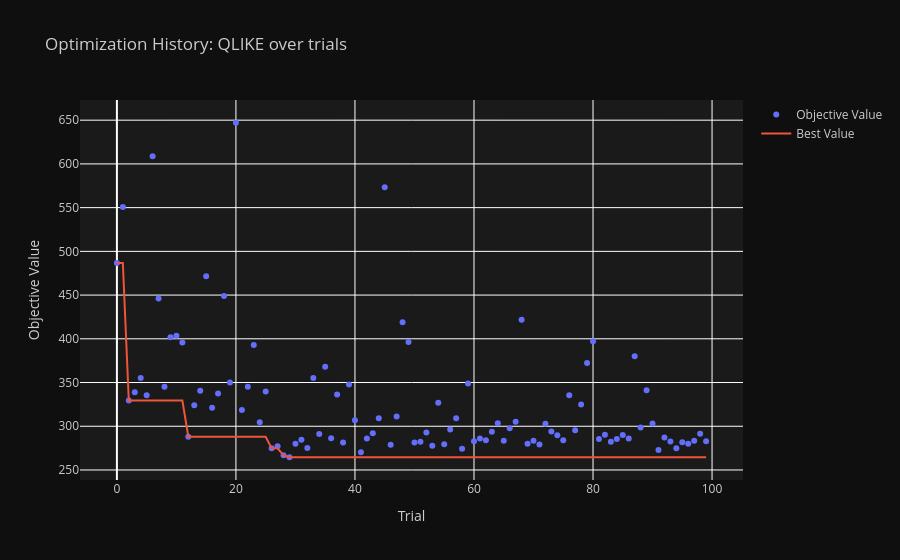
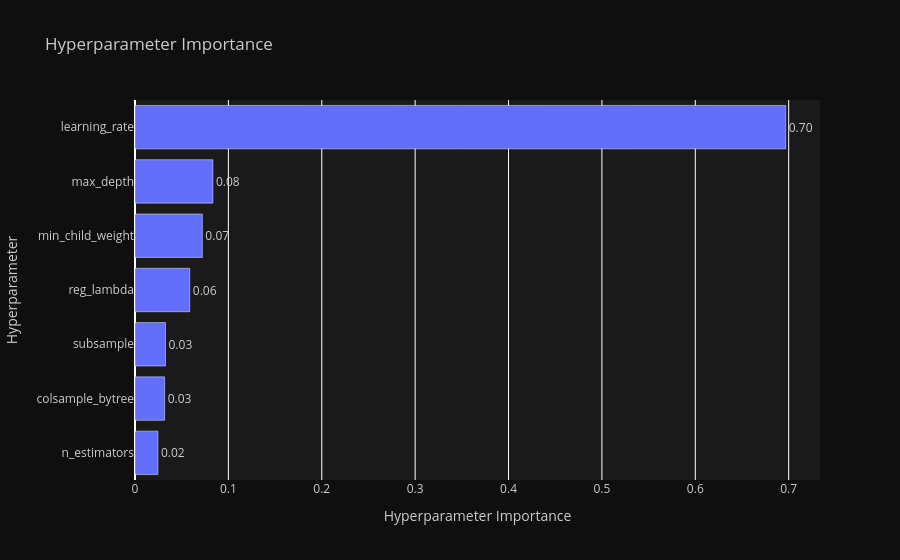
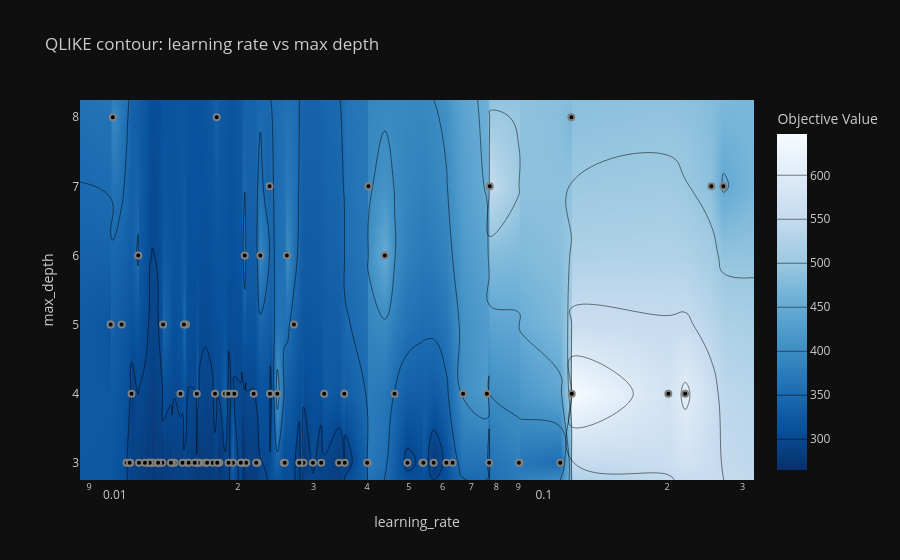
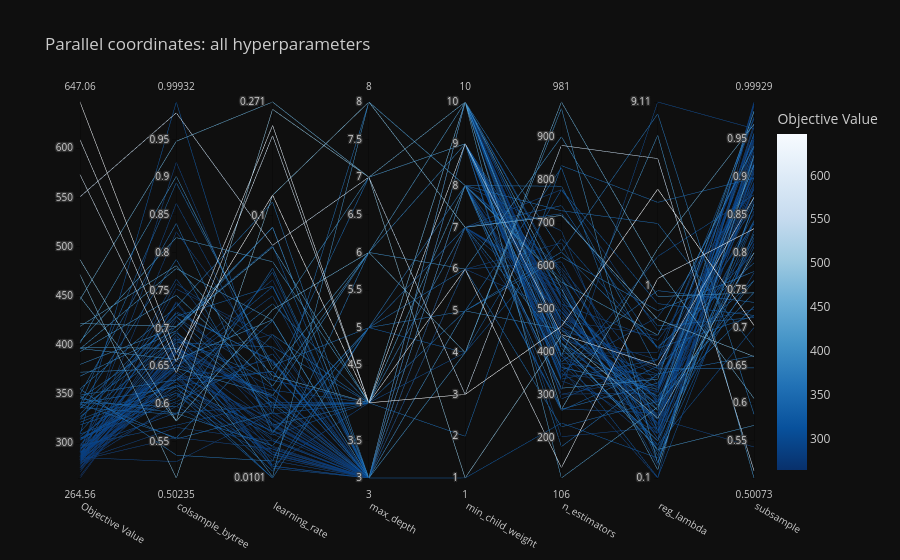

Source (notebook cell) for these figures, in order:
### Markdown cell above
### Walk-forward cross-validation

We use `TimeSeriesSplit` with 5 folds on the training set.
Each fold expands the training window and validates on the next period.
We minimize **QLIKE** on the validation folds rather than RMSE, since
QLIKE is the theoretically correct loss function for volatility models.

### Hyperparameter tuning strategies

There are several approaches to hyperparameter search, ranging from
brute force to fully automated:

**Grid search**: exhaustive search over a predefined grid of values.
Simple and fully reproducible but scales exponentially: doubling the
values per parameter squares the number of combinations. Practical
only for 2-3 parameters with few values each.

**Random search**: sample parameter combinations randomly from a defined
distribution. Surprisingly effective: for high-dimensional spaces,
random search finds good solutions faster than grid search because it
explores more of the space rather than repeating values along one axis.

**Bayesian optimization** (Optuna, Hyperopt, BoTorch): builds a
probabilistic model of the objective function and uses it to decide
where to sample next. Much more efficient than random search: it
concentrates trials in promising regions. The standard choice for
production ML pipelines.

**Gradient-based optimization** (Ray Tune with PBT): Population Based
Training mutates hyperparameters during training rather than fixing them
upfront. More complex but can adapt to non-stationary objectives.

**AutoML** (FLAML, auto-sklearn): searches over both model architecture
and hyperparameters simultaneously, testing multiple model families
(not just XGBoost) and selecting the best automatically.

In this notebook we use **Optuna** as the default since it is the best
balance of efficiency, interpretability (built-in visualizations), and
ease of use. The basic grid search is shown afterward for reference.

### Code cell
import optuna
optuna.logging.set_verbosity(optuna.logging.WARNING)

def cross_val_qlike(params, X_train, y_train, n_splits=5):
    """Walk-forward cross-validation with QLIKE loss."""
    tscv   = TimeSeriesSplit(n_splits=n_splits)
    qlikes = []
    for fold_tr, fold_val in tscv.split(X_train):
        model = xgb.XGBRegressor(
            **params, objective='reg:squarederror',
            verbosity=0, random_state=42
        )
        model.fit(X_train[fold_tr], y_train[fold_tr], verbose=False)
        qlikes.append(qlike(y_train[fold_val], model.predict(X_train[fold_val])))
    return np.mean(qlikes)

def objective(trial):
    params = {
        'n_estimators'    : trial.suggest_int('n_estimators', 100, 1000),
        'learning_rate'   : trial.suggest_float('learning_rate', 0.01, 0.3, log=True),
        'max_depth'       : trial.suggest_int('max_depth', 3, 8),
        'subsample'       : trial.suggest_float('subsample', 0.5, 1.0),
        'colsample_bytree': trial.suggest_float('colsample_bytree', 0.5, 1.0),
        'reg_lambda'      : trial.suggest_float('reg_lambda', 0.1, 10.0, log=True),
        'min_child_weight': trial.suggest_int('min_child_weight', 1, 10),
    }
    return cross_val_qlike(params, X_train, y_train)

# Run Optuna study
study = optuna.create_study(
    direction='minimize',
    sampler=optuna.samplers.TPESampler(seed=42),      # Bayesian TPE sampler
    pruner=optuna.pruners.MedianPruner(n_warmup_steps=10)  # prune bad trials early
)

study.optimize(objective, n_trials=100, show_progress_bar=True)

best_params = study.best_params
best_qlike  = study.best_value

print(f'\nBest QLIKE (Optuna): {best_qlike:.6f}')
print('Best parameters:')
for k, v in best_params.items():
    print(f'  {k:25s}: {v}')

# Optuna visualizations
print('\nGenerating Optuna visualizations...')

fig1 = optuna.visualization.plot_optimization_history(study)
fig1.update_layout(
    title='Optimization History: QLIKE over trials',
    paper_bgcolor='#0f0f0f', plot_bgcolor='#1a1a1a',
    font_color='#cccccc'
)
fig1.show()

fig2 = optuna.visualization.plot_param_importances(study)
fig2.update_layout(
    title='Hyperparameter Importance',
    paper_bgcolor='#0f0f0f', plot_bgcolor='#1a1a1a',
    font_color='#cccccc'
)
fig2.show()

fig3 = optuna.visualization.plot_contour(
    study, params=['learning_rate', 'max_depth'])
fig3.update_layout(
    title='QLIKE contour: learning rate vs max depth',
    paper_bgcolor='#0f0f0f', plot_bgcolor='#1a1a1a',
    font_color='#cccccc'
)
fig3.show()

fig4 = optuna.visualization.plot_parallel_coordinate(study)
fig4.update_layout(
    title='Parallel coordinates: all hyperparameters',
    paper_bgcolor='#0f0f0f', plot_bgcolor='#1a1a1a',
    font_color='#cccccc'
)
fig4.show()

# Summary of top trials
trials_df = study.trials_dataframe().sort_values('value').head(10)
print('\nTop 10 trials:')
print(trials_df[['number', 'value'] + 
      [c for c in trials_df.columns if 'params_' in c]].to_string(index=False))

# for later use in the horse race
best_params_optuna = study.best_params.copy()

### Figure 1 — Plotly figure (JSON) as saved in the notebook; plotly's stock layout.template omitted (floating-point values rounded to 4 significant figures)
{"data": [{"mode": "markers", "name": "Objective Value", "type": "scatter", "x": [0, 1, 2, 3, 4, 5, 6, 7, 8, 9, 10, 11, 12, 13, 14, 15, 16, 17, 18, 19, 20, 21, 22, 23, 24, 25, 26, 27, 28, 29, 30, 31, 32, 33, 34, 35, 36, 37, 38, 39, 40, 41, 42, 43, 44, 45, 46, 47, 48, 49, 50, 51, 52, 53, 54, 55, 56, 57, 58, 59, 60, 61, 62, 63, 64, 65, 66, 67, 68, 69, 70, 71, 72, 73, 74, 75, 76, 77, 78, 79, 80, 81, 82, 83, 84, 85, 86, 87, 88, 89, 90, 91, 92, 93, 94, 95, 96, 97, 98, 99], "y": [486.7, 550.6, 329.4, 338.8, 355.1, 335.6, 608.6, 446.0, 345.2, 401.8, 403.6, 395.9, 288.1, 324.1, 340.7, 471.4, 321.3, 337.4, 449.0, 349.9, 647.1, 318.6, 345.3, 393.0, 304.7, 339.8, 274.8, 277.2, 266.7, 264.6, 280.0, 284.7, 275.2, 355.1, 291.0, 368.1, 286.3, 336.2, 281.5, 347.7, 306.9, 270.4, 285.9, 292.1, 309.1, 573.3, 278.7, 311.1, 418.9, 396.3, 281.3, 282.2, 292.8, 277.6, 326.9, 279.5, 296.2, 309.2, 274.4, 348.9, 283.0, 285.9, 284.0, 293.9, 303.3, 283.5, 297.7, 305.3, 421.9, 280.1, 283.5, 279.0, 302.9, 293.9, 289.7, 283.9, 335.4, 295.4, 324.9, 372.2, 397.3, 285.4, 290.2, 282.3, 285.5, 290.0, 286.0, 380.1, 298.7, 341.3, 303.1, 272.7, 287.2, 282.7, 274.9, 281.7, 280.0, 283.5, 291.4, 283.0]}, {"mode": "lines", "name": "Best Value", "type": "scatter", "x": [0, 1, 2, 3, 4, 5, 6, 7, 8, 9, 10, 11, 12, 13, 14, 15, 16, 17, 18, 19, 20, 21, 22, 23, 24, 25, 26, 27, 28, 29, 30, 31, 32, 33, 34, 35, 36, 37, 38, 39, 40, 41, 42, 43, 44, 45, 46, 47, 48, 49, 50, 51, 52, 53, 54, 55, 56, 57, 58, 59, 60, 61, 62, 63, 64, 65, 66, 67, 68, 69, 70, 71, 72, 73, 74, 75, 76, 77, 78, 79, 80, 81, 82, 83, 84, 85, 86, 87, 88, 89, 90, 91, 92, 93, 94, 95, 96, 97, 98, 99], "y": [486.7, 486.7, 329.4, 329.4, 329.4, 329.4, 329.4, 329.4, 329.4, 329.4, 329.4, 329.4, 288.1, 288.1, 288.1, 288.1, 288.1, 288.1, 288.1, 288.1, 288.1, 288.1, 288.1, 288.1, 288.1, 288.1, 274.8, 274.8, 266.7, 264.6, 264.6, 264.6, 264.6, 264.6, 264.6, 264.6, 264.6, 264.6, 264.6, 264.6, 264.6, 264.6, 264.6, 264.6, 264.6, 264.6, 264.6, 264.6, 264.6, 264.6, 264.6, 264.6, 264.6, 264.6, 264.6, 264.6, 264.6, 264.6, 264.6, 264.6, 264.6, 264.6, 264.6, 264.6, 264.6, 264.6, 264.6, 264.6, 264.6, 264.6, 264.6, 264.6, 264.6, 264.6, 264.6, 264.6, 264.6, 264.6, 264.6, 264.6, 264.6, 264.6, 264.6, 264.6, 264.6, 264.6, 264.6, 264.6, 264.6, 264.6, 264.6, 264.6, 264.6, 264.6, 264.6, 264.6, 264.6, 264.6, 264.6, 264.6]}, {"marker": {"color": "#cccccc"}, "mode": "markers", "name": "Infeasible Trial", "showlegend": false, "type": "scatter", "x": [], "y": []}], "layout": {"font": {"color": "#cccccc"}, "paper_bgcolor": "#0f0f0f", "plot_bgcolor": "#1a1a1a", "title": {"text": "Optimization History: QLIKE over trials"}, "xaxis": {"title": {"text": "Trial"}}, "yaxis": {"title": {"text": "Objective Value"}}}}

### Figure 2 — Plotly figure (JSON) as saved in the notebook; plotly's stock layout.template omitted (floating-point values rounded to 4 significant figures)
{"data": [{"cliponaxis": false, "hovertemplate": ["n_estimators (IntDistribution): 0.024501918312998645<extra></extra>", "colsample_bytree (FloatDistribution): 0.031732890701416765<extra></extra>", "subsample (FloatDistribution): 0.032660978968746646<extra></extra>", "reg_lambda (FloatDistribution): 0.0586601178608055<extra></extra>", "min_child_weight (IntDistribution): 0.0721426441770652<extra></extra>", "max_depth (IntDistribution): 0.08344219936682566<extra></extra>", "learning_rate (FloatDistribution): 0.6968592506121417<extra></extra>"], "name": "Objective Value", "orientation": "h", "text": ["0.02", "0.03", "0.03", "0.06", "0.07", "0.08", "0.70"], "textposition": "outside", "type": "bar", "x": [0.0245, 0.03173, 0.03266, 0.05866, 0.07214, 0.08344, 0.6969], "y": ["n_estimators", "colsample_bytree", "subsample", "reg_lambda", "min_child_weight", "max_depth", "learning_rate"]}], "layout": {"font": {"color": "#cccccc"}, "paper_bgcolor": "#0f0f0f", "plot_bgcolor": "#1a1a1a", "title": {"text": "Hyperparameter Importance"}, "xaxis": {"title": {"text": "Hyperparameter Importance"}}, "yaxis": {"title": {"text": "Hyperparameter"}}}}

### Figure 3 — Plotly figure (JSON) as saved in the notebook; plotly's stock layout.template omitted (floating-point values rounded to 4 significant figures; data arrays with more than 128 entries replaced by an {"elided": "..."} marker saying what was removed)
{"data": [{"colorbar": {"title": {"text": "Objective Value"}}, "colorscale": [[0, "rgb(247,251,255)"], [0.125, "rgb(222,235,247)"], [0.25, "rgb(198,219,239)"], [0.375, "rgb(158,202,225)"], [0.5, "rgb(107,174,214)"], [0.625, "rgb(66,146,198)"], [0.75, "rgb(33,113,181)"], [0.875, "rgb(8,81,156)"], [1, "rgb(8,48,107)"]], "connectgaps": true, "contours": {"coloring": "heatmap"}, "hoverinfo": "none", "line": {"smoothing": 1.3}, "reversescale": true, "type": "contour", "x": [0.008569, 0.0101, 0.0101, 0.01022, 0.01072, 0.011, 0.01119, 0.01122, 0.0113, 0.01171, 0.01176, 0.01214, 0.01237, 0.01244, 0.01246, 0.01264, 0.01272, 0.01299, 0.01303, 0.0132, 0.01333, 0.01338, 0.01396, 0.01403, 0.01422, 0.01469, 0.01485, 0.01496, 0.01514, 0.01524, 0.01535, 0.01586, 0.016, 0.01604, 0.01614, 0.01629, 0.01678, 0.01695, 0.01745, 0.01768, 0.01784, 0.0179, 0.01809, 0.01866, 0.01899, 0.01902, 0.01917, 0.01948, 0.01961, 0.0203, 0.0204, 0.02046, 0.02075, 0.02088, 0.0209, 0.02176, 0.02206, 0.0222, 0.02256, 0.0237, 0.02375, 0.02379, 0.0247, 0.02557, 0.02572, 0.026, 0.02701, 0.0278, 0.02788, 0.02818, 0.02844, 0.0299, 0.03126, 0.03177, 0.03441, 0.03538, 0.03547, 0.04, 0.04016, 0.04028, 0.04398, 0.04634, 0.04967, 0.05379, 0.0541, 0.05716, 0.06119, 0.06327, 0.06691, 0.07605, 0.07698, 0.07725, 0.09031, 0.09062, 0.1127, 0.1197, 0.1199, 0.2014, 0.2204, 0.2537, 0.2705, 0.3189], "y": [2.75, 3, 4, 5, 6, 7, 8, 8.25], "z": {"elided": "8x102 float values"}}, {"marker": {"color": "black", "line": {"color": "Gray", "width": 2}}, "mode": "markers", "name": "Feasible Trial", "showlegend": false, "type": "scatter", "x": [0.2537, 0.07725, 0.01866, 0.02701, 0.01171, 0.02818, 0.2204, 0.2705, 0.01948, 0.026, 0.06691, 0.04016, 0.0113, 0.01072, 0.0101, 0.1197, 0.01514, 0.01604, 0.04398, 0.01496, 0.1199, 0.0101, 0.01338, 0.02256, 0.01469, 0.03538, 0.01264, 0.0204, 0.02088, 0.02046, 0.03441, 0.0209, 0.05716, 0.1127, 0.04967, 0.09062, 0.03126, 0.06327, 0.02379, 0.01784, 0.05379, 0.01809, 0.0132, 0.02788, 0.01768, 0.2014, 0.01272, 0.07698, 0.0247, 0.04028, 0.01745, 0.0222, 0.0203, 0.01244, 0.03177, 0.016, 0.01917, 0.06119, 0.02844, 0.04634, 0.0278, 0.01422, 0.01629, 0.01122, 0.02557, 0.02206, 0.01961, 0.0299, 0.07605, 0.03547, 0.01678, 0.01237, 0.011, 0.01403, 0.01246, 0.01524, 0.0237, 0.01899, 0.0541, 0.02075, 0.01022, 0.01214, 0.01299, 0.01396, 0.0179, 0.01535, 0.01119, 0.09031, 0.02176, 0.04, 0.02572, 0.01333, 0.01176, 0.01303, 0.01614, 0.01695, 0.01902, 0.01485, 0.02375, 0.01586], "y": [7, 7, 4, 5, 6, 3, 4, 7, 3, 6, 4, 3, 4, 5, 5, 8, 5, 4, 6, 5, 4, 5, 5, 6, 4, 4, 3, 3, 3, 3, 3, 3, 3, 3, 3, 3, 3, 3, 4, 8, 3, 3, 3, 3, 4, 4, 3, 3, 4, 7, 3, 3, 3, 3, 4, 3, 4, 3, 3, 4, 3, 3, 3, 3, 3, 3, 4, 3, 4, 3, 3, 3, 3, 3, 3, 3, 7, 4, 3, 6, 8, 3, 3, 3, 3, 3, 3, 3, 4, 3, 3, 3, 3, 3, 3, 3, 3, 3, 4, 3]}, {"marker": {"color": "#cccccc", "line": {"color": "Gray", "width": 2}}, "mode": "markers", "name": "Infeasible Trial", "showlegend": false, "type": "scatter", "x": [], "y": []}], "layout": {"font": {"color": "#cccccc"}, "paper_bgcolor": "#0f0f0f", "plot_bgcolor": "#1a1a1a", "title": {"text": "QLIKE contour: learning rate vs max depth"}, "xaxis": {"range": [-2.067, -0.4964], "title": {"text": "learning_rate"}, "type": "log"}, "yaxis": {"range": [2.75, 8.25], "title": {"text": "max_depth"}}}}

### Figure 4 — Plotly figure (JSON) as saved in the notebook; plotly's stock layout.template omitted (floating-point values rounded to 4 significant figures)
{"data": [{"dimensions": [{"label": "Objective Value", "range": [264.6, 647.1], "values": [486.7, 550.6, 329.4, 338.8, 355.1, 335.6, 608.6, 446.0, 345.2, 401.8, 403.6, 395.9, 288.1, 324.1, 340.7, 471.4, 321.3, 337.4, 449.0, 349.9, 647.1, 318.6, 345.3, 393.0, 304.7, 339.8, 274.8, 277.2, 266.7, 264.6, 280.0, 284.7, 275.2, 355.1, 291.0, 368.1, 286.3, 336.2, 281.5, 347.7, 306.9, 270.4, 285.9, 292.1, 309.1, 573.3, 278.7, 311.1, 418.9, 396.3, 281.3, 282.2, 292.8, 277.6, 326.9, 279.5, 296.2, 309.2, 274.4, 348.9, 283.0, 285.9, 284.0, 293.9, 303.3, 283.5, 297.7, 305.3, 421.9, 280.1, 283.5, 279.0, 302.9, 293.9, 289.7, 283.9, 335.4, 295.4, 324.9, 372.2, 397.3, 285.4, 290.2, 282.3, 285.5, 290.0, 286.0, 380.1, 298.7, 341.3, 303.1, 272.7, 287.2, 282.7, 274.9, 281.7, 280.0, 283.5, 291.4, 283.0]}, {"label": "colsample_bytree", "range": [0.5023, 0.9993], "values": [0.578, 0.985, 0.716, 0.8926, 0.5325, 0.7201, 0.6559, 0.9474, 0.6943, 0.9011, 0.82, 0.7793, 0.6974, 0.6292, 0.6223, 0.5023, 0.6249, 0.7913, 0.5775, 0.8389, 0.6672, 0.6147, 0.5877, 0.7438, 0.6183, 0.5555, 0.6766, 0.6737, 0.6667, 0.673, 0.7521, 0.6741, 0.6571, 0.7286, 0.6483, 0.697, 0.7594, 0.5862, 0.7151, 0.5538, 0.649, 0.6861, 0.6811, 0.7223, 0.9993, 0.6412, 0.6014, 0.7034, 0.7829, 0.6589, 0.7354, 0.6891, 0.6699, 0.6423, 0.6812, 0.7106, 0.7654, 0.6073, 0.6336, 0.632, 0.8278, 0.6572, 0.6669, 0.6918, 0.6318, 0.9197, 0.5721, 0.6032, 0.7023, 0.6595, 0.7336, 0.6359, 0.6786, 0.6462, 0.6121, 0.6242, 0.6865, 0.5886, 0.7161, 0.6474, 0.6739, 0.597, 0.6153, 0.5693, 0.5239, 0.6605, 0.6391, 0.7018, 0.6517, 0.5965, 0.6234, 0.6331, 0.6688, 0.5559, 0.6414, 0.638, 0.6844, 0.6667, 0.8655, 0.6528]}, {"label": "learning_rate", "range": [-1.996, -0.5678], "ticktext": ["0.0101", "0.1", "0.271"], "tickvals": [-1.996, -1, -0.5678], "values": [-0.5957, -1.112, -1.729, -1.568, -1.931, -1.55, -0.6568, -0.5678, -1.711, -1.585, -1.175, -1.396, -1.947, -1.97, -1.996, -0.9219, -1.82, -1.795, -1.357, -1.825, -0.9211, -1.996, -1.873, -1.647, -1.833, -1.451, -1.898, -1.69, -1.68, -1.689, -1.463, -1.68, -1.243, -0.9479, -1.304, -1.043, -1.505, -1.199, -1.624, -1.749, -1.269, -1.743, -1.88, -1.555, -1.752, -0.696, -1.895, -1.114, -1.607, -1.395, -1.758, -1.654, -1.692, -1.905, -1.498, -1.796, -1.717, -1.213, -1.546, -1.334, -1.556, -1.847, -1.788, -1.95, -1.592, -1.656, -1.708, -1.524, -1.119, -1.45, -1.775, -1.908, -1.959, -1.853, -1.905, -1.817, -1.625, -1.721, -1.267, -1.683, -1.991, -1.916, -1.886, -1.855, -1.747, -1.814, -1.951, -1.044, -1.662, -1.398, -1.59, -1.875, -1.93, -1.885, -1.792, -1.771, -1.721, -1.828, -1.624, -1.8]}, {"label": "max_depth", "range": [3, 8], "values": [7, 7, 4, 5, 6, 3, 4, 7, 3, 6, 4, 3, 4, 5, 5, 8, 5, 4, 6, 5, 4, 5, 5, 6, 4, 4, 3, 3, 3, 3, 3, 3, 3, 3, 3, 3, 3, 3, 4, 8, 3, 3, 3, 3, 4, 4, 3, 3, 4, 7, 3, 3, 3, 3, 4, 3, 4, 3, 3, 4, 3, 3, 3, 3, 3, 3, 4, 3, 4, 3, 3, 3, 3, 3, 3, 3, 7, 4, 3, 6, 8, 3, 3, 3, 3, 3, 3, 3, 4, 3, 3, 3, 3, 3, 3, 3, 3, 3, 4, 3]}, {"label": "min_child_weight", "range": [1, 10], "values": [1, 3, 7, 6, 10, 5, 6, 10, 9, 10, 8, 4, 7, 7, 8, 7, 4, 2, 4, 5, 3, 7, 8, 6, 4, 5, 7, 9, 9, 9, 9, 9, 9, 8, 9, 10, 8, 10, 9, 8, 10, 9, 9, 8, 10, 9, 7, 1, 10, 9, 6, 9, 8, 10, 9, 7, 8, 9, 8, 7, 8, 9, 8, 9, 10, 8, 7, 9, 10, 8, 9, 10, 10, 6, 9, 10, 9, 10, 8, 9, 8, 7, 7, 6, 8, 7, 9, 5, 10, 9, 8, 10, 10, 10, 9, 9, 9, 9, 10, 9]}, {"label": "n_estimators", "range": [106, 981], "values": [437, 880, 263, 225, 633, 828, 130, 266, 179, 421, 562, 966, 777, 721, 728, 717, 777, 833, 981, 620, 459, 740, 785, 900, 663, 632, 534, 507, 365, 385, 359, 492, 350, 363, 332, 408, 301, 574, 202, 266, 393, 502, 459, 311, 526, 440, 559, 234, 106, 390, 493, 507, 595, 455, 534, 371, 681, 336, 432, 418, 301, 484, 589, 431, 522, 475, 267, 340, 547, 395, 439, 463, 373, 609, 511, 448, 419, 355, 569, 475, 315, 553, 494, 653, 397, 544, 512, 452, 290, 376, 416, 468, 581, 501, 434, 348, 472, 449, 431, 389]}, {"label": "reg_lambda", "range": [-0.9995, 0.9597], "ticktext": ["0.1", "1", "9.11"], "tickvals": [-0.9995, 0, 0.9597], "values": [-0.688, 0.6649, -0.4175, -0.6007, 0.8978, -0.7559, 0.04014, 0.1958, -0.4573, -0.8509, -0.2552, -0.9221, -0.2314, -0.2068, 0.3268, -0.1732, -0.09088, 0.4367, 0.08875, -0.1278, 0.5056, -0.3233, -0.4313, -0.05447, -0.3247, -0.3165, -0.6045, -0.6863, -0.5515, -0.6053, -0.9995, -0.6258, -0.7685, -0.5376, -0.674, -0.8056, -0.5566, -0.882, -0.734, -0.5042, -0.9968, -0.6865, -0.7159, 0.9597, -0.5922, -0.4132, -0.7963, -0.8956, -0.6302, 0.7864, -0.7917, -0.7135, -0.5122, -0.4283, -0.6477, -0.832, -0.918, -0.3812, -0.7494, -0.5729, -0.473, -0.7318, -0.69, -0.7677, -0.8524, -0.5975, -0.6611, 0.1552, -0.9567, -0.344, -0.5298, -0.4298, -0.4647, -0.7668, -0.2826, -0.58, -0.6939, -0.1603, -0.863, -0.6201, -0.4851, -0.7967, -0.6738, -0.7489, -0.8065, -0.9337, -0.5498, -0.6467, -0.383, -0.02315, -0.8259, -0.4438, -0.6114, -0.7221, -0.5278, -0.5189, -0.2575, -0.3835, -0.4594, -0.5508]}, {"label": "subsample", "range": [0.5007, 0.9993], "values": [0.7993, 0.5103, 0.7624, 0.728, 0.5853, 0.8421, 0.8313, 0.9697, 0.6627, 0.5705, 0.9408, 0.8635, 0.7246, 0.7134, 0.674, 0.6618, 0.7163, 0.8983, 0.6063, 0.7745, 0.7031, 0.7158, 0.6468, 0.7464, 0.7985, 0.7859, 0.8106, 0.8871, 0.9299, 0.9113, 0.9947, 0.9041, 0.9102, 0.9152, 0.9386, 0.8242, 0.9444, 0.8644, 0.9699, 0.8717, 0.8287, 0.8844, 0.9277, 0.964, 0.842, 0.873, 0.9965, 0.8074, 0.9159, 0.5007, 0.8843, 0.8925, 0.851, 0.9542, 0.9282, 0.8891, 0.9134, 0.9791, 0.8119, 0.7468, 0.8156, 0.8546, 0.5418, 0.7728, 0.8396, 0.7935, 0.9068, 0.8763, 0.9285, 0.9492, 0.8982, 0.9564, 0.9772, 0.941, 0.8581, 0.9193, 0.9577, 0.883, 0.8196, 0.7627, 0.9862, 0.9993, 0.9335, 0.9697, 0.9007, 0.9499, 0.8677, 0.9874, 0.8375, 0.7336, 0.7003, 0.9546, 0.9237, 0.9654, 0.9472, 0.9064, 0.9391, 0.8909, 0.9171, 0.9526]}], "labelangle": 30, "labelside": "bottom", "line": {"color": [486.7, 550.6, 329.4, 338.8, 355.1, 335.6, 608.6, 446.0, 345.2, 401.8, 403.6, 395.9, 288.1, 324.1, 340.7, 471.4, 321.3, 337.4, 449.0, 349.9, 647.1, 318.6, 345.3, 393.0, 304.7, 339.8, 274.8, 277.2, 266.7, 264.6, 280.0, 284.7, 275.2, 355.1, 291.0, 368.1, 286.3, 336.2, 281.5, 347.7, 306.9, 270.4, 285.9, 292.1, 309.1, 573.3, 278.7, 311.1, 418.9, 396.3, 281.3, 282.2, 292.8, 277.6, 326.9, 279.5, 296.2, 309.2, 274.4, 348.9, 283.0, 285.9, 284.0, 293.9, 303.3, 283.5, 297.7, 305.3, 421.9, 280.1, 283.5, 279.0, 302.9, 293.9, 289.7, 283.9, 335.4, 295.4, 324.9, 372.2, 397.3, 285.4, 290.2, 282.3, 285.5, 290.0, 286.0, 380.1, 298.7, 341.3, 303.1, 272.7, 287.2, 282.7, 274.9, 281.7, 280.0, 283.5, 291.4, 283.0], "colorbar": {"title": {"text": "Objective Value"}}, "colorscale": [[0, "rgb(247,251,255)"], [0.125, "rgb(222,235,247)"], [0.25, "rgb(198,219,239)"], [0.375, "rgb(158,202,225)"], [0.5, "rgb(107,174,214)"], [0.625, "rgb(66,146,198)"], [0.75, "rgb(33,113,181)"], [0.875, "rgb(8,81,156)"], [1, "rgb(8,48,107)"]], "reversescale": true, "showscale": true}, "type": "parcoords"}], "layout": {"font": {"color": "#cccccc"}, "paper_bgcolor": "#0f0f0f", "plot_bgcolor": "#1a1a1a", "title": {"text": "Parallel coordinates: all hyperparameters"}}}
